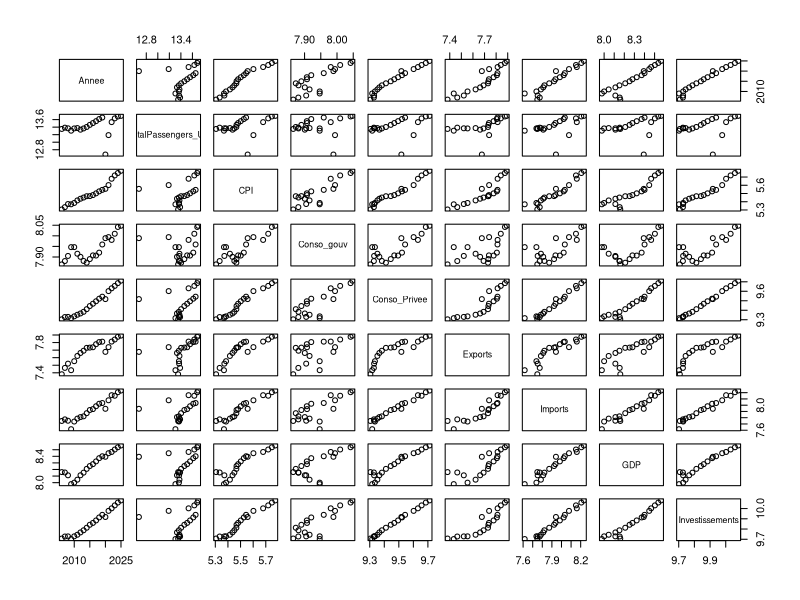
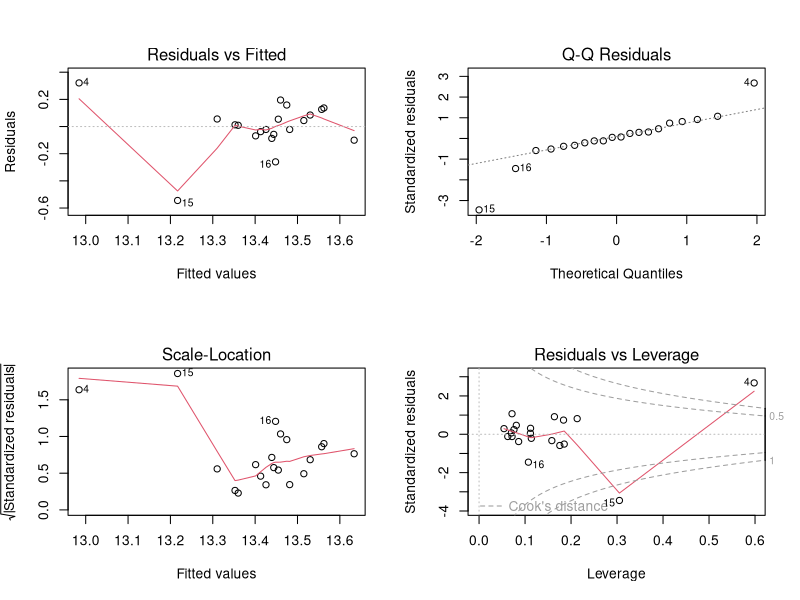
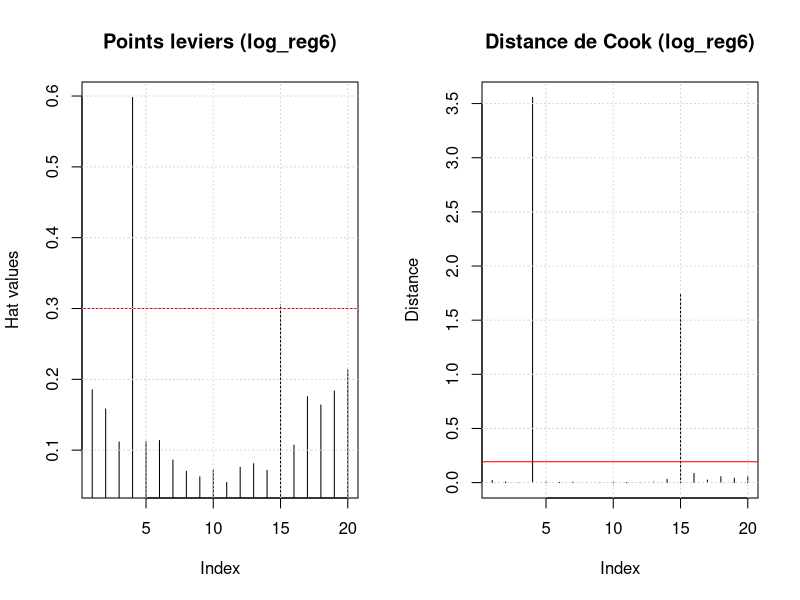
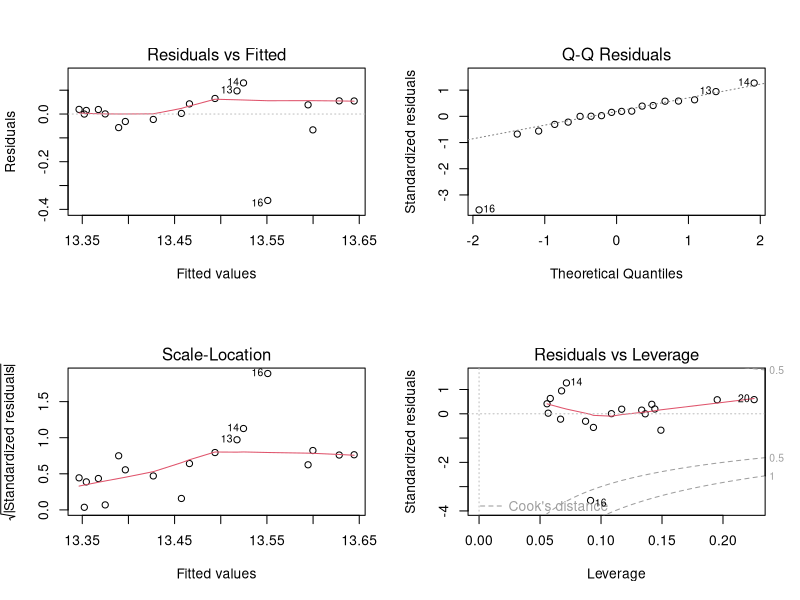
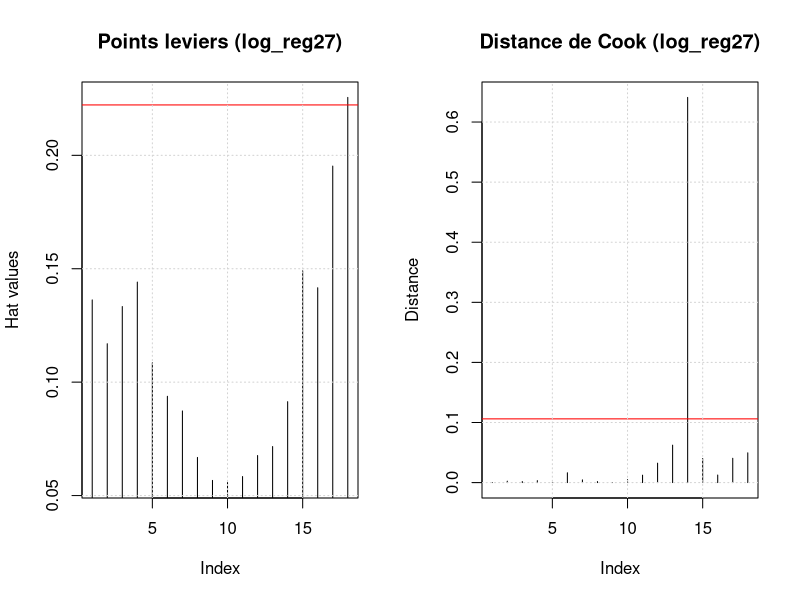
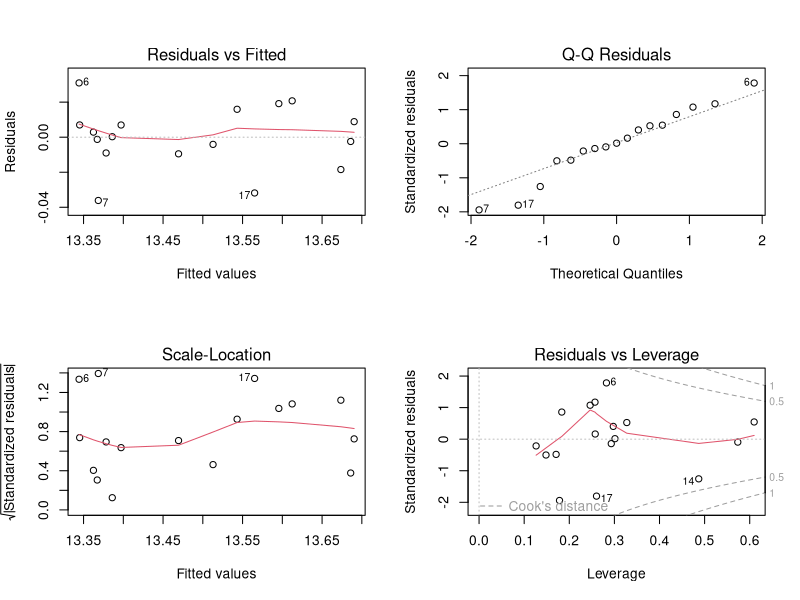
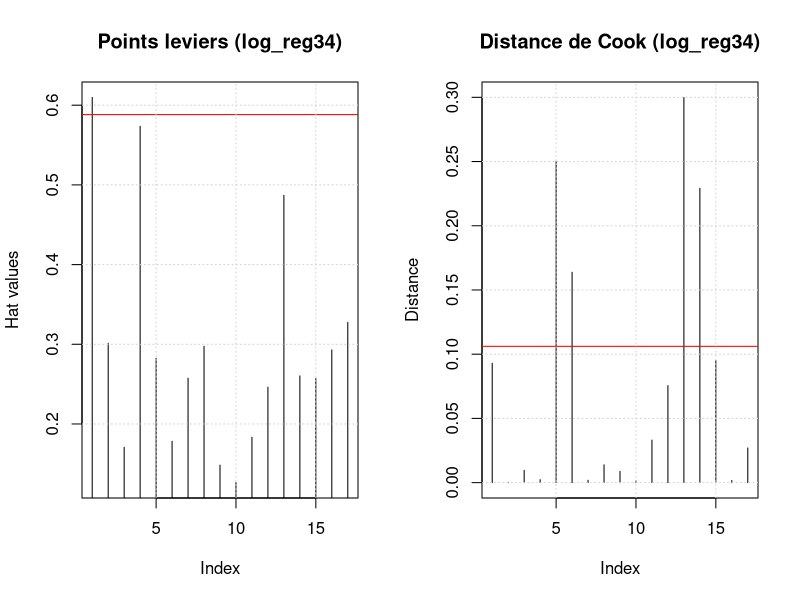
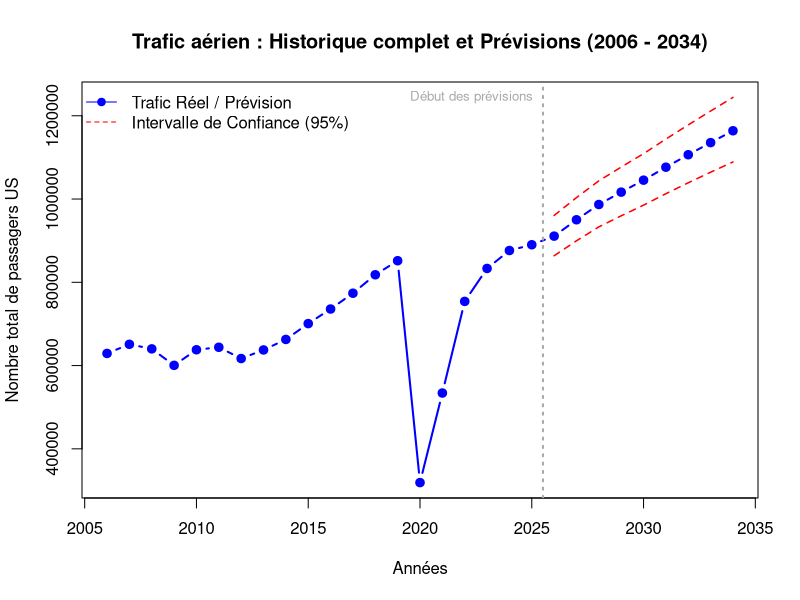

R code for these plots, in order:
setwd("/Users/yann/Documents/Etude sup/INSA MA 3A/Cours/S6/Regression linéaire/Projet")

# Librairies nécessaires pour le test de Durbin-Watson et VIF
library(lmtest)

# Chargement des données
data_base = read.csv2("3MA_Projets_RegressionLinaire.csv")

# Sélection des 20 premières années (données historiques connues)
data = data_base[1:20,]

# Passage au logarithme pour stabiliser les grandes valeurs
data_log = data
data_log[,-1] = log(data[,-1])
summary(data_log)

# Statistiques descriptives et corrélations
cor(data_log)
pairs(data_log)

# Première recherche : modèle complet sur toutes les années
# Élimination pas à pas des variables qui ont leur p-value > 0.05
log_reg1 = lm(TotalPassengers_US~ . - Annee, data_log)
summary(log_reg1)

# On enlève CPI (plus grande p-value)
log_reg2 = lm(TotalPassengers_US~ . - Annee - CPI, data_log)
summary(log_reg2)

# On enlève Conso_gouv
log_reg3 = lm(TotalPassengers_US~ . - Annee - CPI - Conso_gouv, data_log)
summary(log_reg3)

# On enlève GDP
log_reg4 = lm(TotalPassengers_US~ . - Annee - CPI - Conso_gouv - GDP, data_log)
summary(log_reg4)

# On enlève Exports 
log_reg5 = lm(TotalPassengers_US~ . - Annee - CPI - Conso_gouv - GDP - Exports, data_log)
summary(log_reg5)

# On enlève Conso_Privee pour obtenir le modèle réduit
log_reg6 = lm(TotalPassengers_US~ . - Annee - CPI - Conso_gouv - GDP - Exports - Conso_Privee, data_log)
summary(log_reg6)

# Test de Fisher pour valider la réduction du modèle
anova(log_reg1, log_reg6)
# La p-value > 0.05 valide notre modèle réduit

# Analyse des résidus
residu_log = log_reg6$residuals
sum(residu_log)
# La somme des résidus est bien égale à 0

# Test d'autocorrélation de Durbin-Watson
dwtest(log_reg6)
# On a bien p-value > 0.05 donc on ne rejette pas H0
# on a quand meme p-value = 0.08, proche de alpha 

# Affichage des graphiques de diagnostic de base
x11()
par(mfrow = c(2,2))
plot(log_reg6)
par(mfrow = c(1,1))

# Diagnostic des points leviers et influents
x11()
par(mfrow = c(1,2))

# Points leviers (Hat values) évalués par rapport au seuil 2*p/n
leviers_log = hatvalues(log_reg6)
plot(leviers_log, type="h", main="Points leviers (log_reg6)", xlab="Index", ylab="Hat values")
abline(h = 2 * length(log_reg6$coefficients) / nrow(data_log), col="red")
grid()

# Points influents (Distance de Cook) évalués par rapport au quantile de Fisher
dist_log = cooks.distance(log_reg6)
plot(dist_log, type="h", main="Distance de Cook (log_reg6)", xlab="Index", ylab="Distance")
abline(h = qf(0.1, 3, 17), col="red")
grid()
par(mfrow = c(1,1))

# Les points 4 (2009) et 15 (2020) dépassent les seuils, on les enlève
data_log2 = data_log[-15, ]
data_log2 = data_log2[-4, ]


# Deuxième recherche : modèle sans les années 2009 et 2020
# Élimination pas à pas des variables qui ont leur p-value > 0.05
log_reg21 = lm(TotalPassengers_US~ . - Annee, data_log2)
summary(log_reg21)

# On enlève Investissements (plus grande p-value)
log_reg22 = lm(TotalPassengers_US~ . - Annee - Investissements, data_log2)
summary(log_reg22)

# On enlève CPI
log_reg23 = lm(TotalPassengers_US~ . - Annee - Investissements - CPI, data_log2)
summary(log_reg23)

# On enlève GDP
log_reg24 = lm(TotalPassengers_US~ . - Annee - Investissements - CPI - GDP, data_log2)
summary(log_reg24)

# On enlève Conso_gouv
log_reg25 = lm(TotalPassengers_US~ . - Annee - Investissements - CPI - GDP - Conso_gouv, data_log2)
summary(log_reg25)

# On enlève Exports
log_reg26 = lm(TotalPassengers_US~ . - Annee - Investissements - CPI - GDP - Conso_gouv - Exports, data_log2)
summary(log_reg26)

# On enlève Conso_Privee pour obtenir le modèle réduit
log_reg27 = lm(TotalPassengers_US~ . - Annee - Investissements - CPI - GDP - Conso_gouv - Exports - Conso_Privee, data_log2)
summary(log_reg27)

# Test de Fisher pour valider la réduction du modèle
anova(log_reg21, log_reg27)
# La p-value > 0.05 valide notre modèle réduit

# Analyse des résidus
residu_log2 = log_reg27$residuals
sum(residu_log2)
# La somme des résidus est bien égale à 0

# Test d'autocorrélation de Durbin-Watson
dwtest(log_reg27)
# On a bien p-value > 0.05 donc on ne rejette pas H0

# Affichage des graphiques de diagnostic de base
x11()
par(mfrow = c(2,2))
plot(log_reg27)
par(mfrow = c(1,1))

# Diagnostic des points leviers et influents
x11()
par(mfrow = c(1,2))

# Points leviers (Hat values) évalués par rapport au seuil 2*p/n
leviers_log2 = hatvalues(log_reg27)
plot(leviers_log2, type="h", main="Points leviers (log_reg27)", xlab="Index", ylab="Hat values")
abline(h = 2 * length(log_reg27$coefficients) / nrow(data_log2), col="red")
grid()

# Points influents (Distance de Cook) évalués par rapport au quantile de Fisher
dist_log2 = cooks.distance(log_reg27)
plot(dist_log2, type="h", main="Distance de Cook (log_reg27)", xlab="Index", ylab="Distance")
abline(h = qf(0.1, 2, nrow(data_log2) - 2), col="red")
grid()
par(mfrow = c(1,1))

# L'année 2021 (point 14 après décalage) dépasse le seuil, on l'enlève
data_log3 = data_log2[-14,]


# Troisième recherche : modèle final sans 2009, 2020 et 2021
# Élimination pas à pas des variables qui ont leur p-value > 0.05
log_reg31 = lm(TotalPassengers_US~ . - Annee, data_log3)
summary(log_reg31)

# On enlève Investissements (plus grande p-value)
log_reg32 = lm(TotalPassengers_US~ . - Annee - Investissements, data_log3)
summary(log_reg32)

# On enlève Imports
log_reg33 = lm(TotalPassengers_US~ . - Annee - Investissements - Imports, data_log3)
summary(log_reg33)

# On enlève Conso_Privee pour obtenir le modèle final
log_reg34 = lm(TotalPassengers_US~ . - Annee - Investissements - Imports - Conso_Privee, data_log3)
summary(log_reg34)

# Test de Fisher pour valider la réduction du modèle
anova(log_reg31, log_reg34)
# La p-value > 0.05 valide notre modèle final

# Analyse des résidus
residu_log3 = log_reg34$residuals
sum(residu_log3)
# La somme des résidus est bien égale à 0

# Test d'autocorrélation de Durbin-Watson
dwtest(log_reg34)
# On a bien p-value > 0.05 donc on ne rejette pas H0

# Affichage des graphiques de diagnostic de base
x11()
par(mfrow = c(2,2))
plot(log_reg34)
par(mfrow = c(1,1))

# Validation finale des points leviers et influents
x11()
par(mfrow = c(1,2))

# Points leviers (Hat values) évalués par rapport au seuil 2*p/n
leviers_log3 = hatvalues(log_reg34)
plot(leviers_log3, type="h", main="Points leviers (log_reg34)", xlab="Index", ylab="Hat values")
abline(h = 2 * length(log_reg34$coefficients) / nrow(data_log3), col="red")
grid()

# Points influents (Distance de Cook) évalués par rapport au quantile de Fisher
dist_log3 = cooks.distance(log_reg34)
plot(dist_log3, type="h", main="Distance de Cook (log_reg34)", xlab="Index", ylab="Distance")
abline(h = qf(0.1, 2, nrow(data_log3) - 2), col="red")
grid()
par(mfrow = c(1,1))

# Les valeurs sont proches ou sous les seuils, on les conserve

# Le R2 ajusté (0.9753) confirme la qualité du modèle log_reg34
summary(log_reg34)

# Récupération des coefficients Beta du modèle
betas = log_reg34$coefficients
betas

# Intervalles de confiance des coefficients du modèle final
ic_betas = confint(log_reg34, level = 0.95)
ic_betas

# Tableau final des coefficients betas du modèle avec un IC à 95%
coef_betas_avec_IC = data.frame(
  Borne_Basse = ic_betas[, 1],
  Beta = betas,
  Borne_Haute = ic_betas[, 2]
)

# Affichage du tableau final
coef_betas_avec_IC

# Prévisions pour la période 2026 - 2034
# Chargement et passage en log des données économiques futures
data_futur = data_base[21:29, ]
log_data_futur = data_futur
log_data_futur[, -1] = log(data_futur[, -1])

# Prédiction des passagers en log avec intervalle de confiance à 95%
predictions_log = predict(log_reg34, newdata = log_data_futur, interval = "prediction", level = 0.95)

# Retour aux valeurs réelles avec l'exponentielle
predictions_exp = exp(predictions_log)

# Extraction des données pour le tracé
annees_futures = data_futur$Annee
prevision_centrale = predictions_exp[, "fit"]
borne_basse = predictions_exp[, "lwr"]
borne_haute = predictions_exp[, "upr"]

# Tracé du graphique historique et prévisions
annees_totales = c(data$Annee, annees_futures)
passagers_historiques = data$TotalPassengers_US
passagers_totaux = c(passagers_historiques, prevision_centrale)

plot(annees_totales, passagers_totaux, 
     type = "b",                 
     pch = 19,                  
     col = "blue",              
     lwd = 2,  
     ylim = c(min(passagers_historiques, borne_basse), max(passagers_totaux, borne_haute)),
     xlab = "Années", 
     ylab = "Nombre total de passagers US",
     main = "Trafic aérien : Historique complet et Prévisions (2006 - 2034)")

# Ajout de la ligne de séparation passé/futur
abline(v = 2025.5, col = "darkgrey", lty = 3, lwd = 2)
text(2025.5, max(borne_haute), "Début des prévisions", pos=2, col="darkgrey", cex=0.8)

# Ajout des bornes de l'intervalle de confiance
lines(annees_futures, borne_basse, col = "red", lty = 2, lwd = 1.5)
lines(annees_futures, borne_haute, col = "red", lty = 2, lwd = 1.5)

# Ajout de la légende
legend("topleft", 
       legend = c("Trafic Réel / Prévision", "Intervalle de Confiance (95%)"),
       col = c("blue", "red"), 
       lty = c(1, 2), 
       pch = c(19, NA),
       bty = "n")
